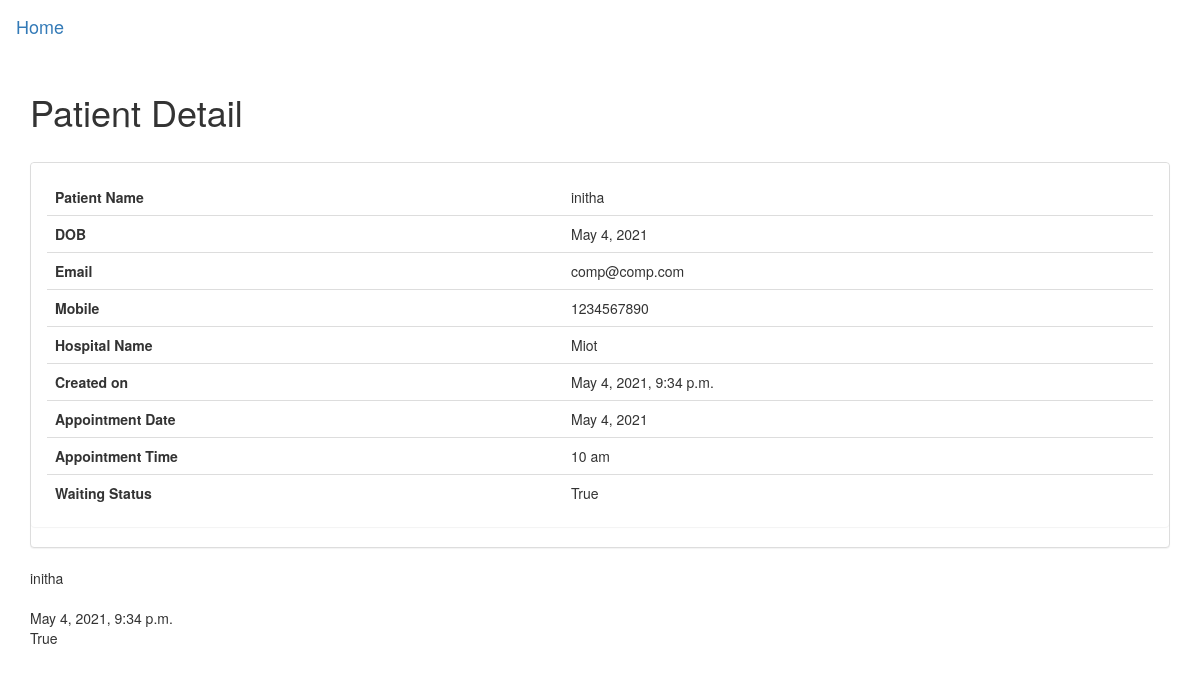
The app's page /api/patient/4 with its own data.
### api/models.py (models this page shows, shortened)
class Patient(models.Model):
    patient_name=models.CharField(max_length=30)
    hospital=models.ForeignKey(Hospital, on_delete=models.CASCADE)
    email=models.EmailField(max_length = 254)
    mobile = PhoneField(help_text='Contact phone number')
    dob=models.DateField(default=timezone.now,max_length=8)
    appointment_date=models.DateField(default=date.today ,max_length=8)
    appointment_time=models.CharField(choices=appointment_time_choices, default='10 am', max_length=10)
    created_on=models.DateTimeField(default=timezone.now)
    waiting_status=models.BooleanField(default=True)

class Hospital(models.Model):
    name=models.CharField(max_length=40, unique=True)
    address=models.CharField(max_length=100)
    zipcode=models.CharField(max_length=6)
    mobile=PhoneField(help_text='Contact phone number')
    email = models.EmailField(max_length=254)
    def __str__(self):
        return self.name

### api/views.py (the view)
# urls.py: path("patient/<int:pk>", views.PatientDetailView.as_view(), name="patient_detail" ),
class PatientDetailView(DetailView): # for displaying api response in browser as webpage
    template_name = "patient_detail.html"
    fields = ['patient_name','hospital','email','mobile','dob','appointment_date','appointment_time', 'created_on', 'waiting_status']
    model=Patient

### api/templates/patient_detail.html
{% extends 'base.html' %}
{% block content %}
<div class="container">
    <h1><centre>Patient Detail</centre></h1><br>
    <div class="panel panel-default">
 	<div class="panel panel-body">
 	<table class="table table-stripped">
 	<tr>
        <td><strong>Patient Name</strong></td>
        <td>{{ patient.patient_name }}</td>
    </tr>
        <tr>
        <td><strong>DOB</strong></td>
        <td>{{ patient.dob }}</td>
    </tr>
        <tr>
        <td><strong>Email</strong></td>
        <td>{{ patient.email }}</td>
    </tr>
        <tr>
        <td><strong>Mobile</strong></td>
        <td>{{ patient.mobile }}</td>
    </tr>
        <tr>
        <td><strong>Hospital Name</strong></td>
        <td>{{ patient.hospital }}</td>
    </tr>
    <tr>
        <td><strong>Created on</strong></td>
        <td>{{ patient.created_on }}</td>
    </tr>
    <tr>
        <td><strong>Appointment Date</strong></td>
        <td>{{ patient.appointment_date }}</td>
    </tr>
        <tr>
        <td><strong>Appointment Time</strong></td>
        <td>{{ patient.appointment_time }}</td>
    </tr>
    <tr>
        <td><strong>Waiting Status</strong></td>
        <td>{{ patient.waiting_status }}</td>
    </table>
    </div>
</div>
{{ patient.patient_name }}<br>
{{ object.doctor }}<br>
{{ object.created_on }}<br>
{{ object.waiting_status }}<br>
</div>
{% endblock %}

### records on screen
Patient: patient_name "initha", dob "May 4, 2021", email "comp@comp.com", mobile "1234567890", hospital "Miot", created_on "May 4, 2021, 9:34 p.m.", appointment_date "May 4, 2021", appointment_time "10 am", waiting_status "True"
